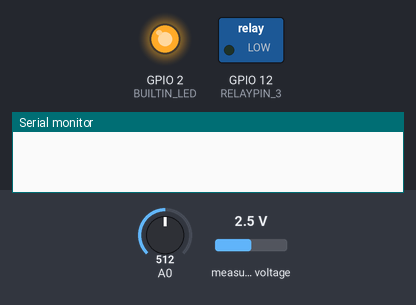
Simulated run of this program. Board: ESP8266 (NodeMCU). Shown: switched loads named in the program (green lamp = pin HIGH), output pins drawn as LEDs (lit = HIGH, except the on-board LED, lit = LOW), the last lines printed to the serial monitor. The test bench sets the inputs (shaded band); at power-on: A0 = 512, measured voltage 2.5 V. WiFi joins after 1.5 s; servers stay silent unless stated.

Above: at 0.0 s.
At 1.1 s:
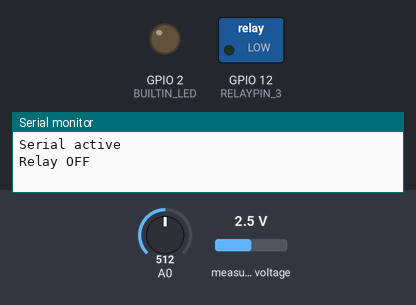
At 4.7 s:
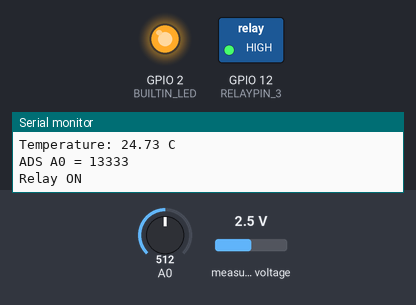
Timing chart, 0 to 6.2 s (numbered marks = the images above):
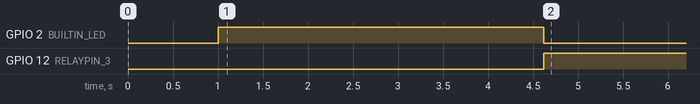

Measured:
- by itself, GPIO 2 (BUILTIN_LED): HIGH → LOW at 4.6 s
- by itself, GPIO 12 (RELAYPIN_3): LOW → HIGH at 4.6 s

The program:

main.cpp
```cpp
/*************************************************************
Oliver  - 20211008

ESP8266 - Temperature Controller

takes temperature with NTC sensor and switches a relay.
Shows temperature in C and F and relay state

Ver.2110131800
************************************************************/

// - REQUIRED LIBRARIES--------------------------------------------------------
#include <Arduino.h>
#include <ESP8266WiFi.h>
#include <Hash.h>
#include <ESPAsyncTCP.h>
#include <ESPAsyncWebServer.h>
#include <AsyncElegantOTA.h>
#include <webpage.h> // contains the HTML code for our webpage
#include "thermistor.h"
#include "ADS1X15.h"
ADS1115 ADS(0x48); // ADS1115 physiquement défini à l'adresse 0x48

// - DEBUG --------------------------------------------------------------------
#define DEBUG // uncomment this for DEBUG output

// - CONSTANTS ----------------------------------------------------------------
#define HighTemp 19 // 18
#define LowTemp 17  // 17

const char *optTemp = "C"; // C = *Celsius (°C), F = Fahrenheit (°F)

#define compMinRun 120     // 120sec/2 min
#define compMaxRun 3600    // 3600sec/60 min
#define compMinOffTime 600 // 600sec/10 min

// Replace with your wifi credentials
const char *ssid = "xxxxxxxxxxxx";
const char *password = "xxxxxxxxxx";

// - PINS ---------------------------------------------------------------------
#ifndef DEBUG
#define BUILTIN_LED 5
#else
#define BUILTIN_LED 2
#endif
#define RELAYPIN_1 14 // D5 //GPIO14
#define RELAYPIN_2 16 // D0 //GPIO16
#define RELAYPIN_3 12 // D6 //GPIO12
#define RELAYPIN_4 13 // D7 //GPIO13

// - Variables ----------------------------------------------------------------
Thermistor *thermistor;
float currentTemp;

int16_t tension_A0; // ADS1X15 read A0

// compessor & temperature values
int restTime = 0;
int coolTime = 0;
boolean compessorRun = false;

// Timer variables
unsigned long lastTime = 0;
unsigned long timerDelay = 1000; // update frequency in ms

extern const char index_html[];

String RelayStateW = "OFF";

// Create AsyncWebServer object on port 80
AsyncWebServer server(80);

void (*resetFunc)(void) = 0; // declare reset fuction at address 0 ------------

void setRelayState(int relayName = RELAYPIN_3, uint8_t relayState = LOW) // --
{
  digitalWrite(relayName, relayState);

  if (relayState == HIGH)
  {
    digitalWrite(BUILTIN_LED, LOW);
    RelayStateW = "ON";
#ifdef DEBUG
    Serial.println("Relay ON");
#endif
  }
  else
  {
    digitalWrite(BUILTIN_LED, HIGH);
    RelayStateW = "OFF";
#ifdef DEBUG
    Serial.println("Relay OFF");
#endif
  }
  delay(1000);
}

void readTemperature() // -----------------------------------------------------
{
  if (optTemp == "C")
  {
    double tempC = thermistor->readTempC();
    currentTemp = tempC;
  }
  if (optTemp == "F")
  {
    double tempF = thermistor->readTempF();
    currentTemp = tempF;
  }

#ifdef DEBUG
  Serial.print("Temperature: ");
  Serial.println(String(currentTemp) + " " + String(optTemp));
#endif
}

// Replaces placeholder with DS18B20 values
String processor(const String &var) // ----------------------------------------
{
  if (var == "TEMPERATUREW")
  {
    return String(currentTemp);
  }
  if (var == "OPTTEMP")
  {
    return optTemp;
  }
  if (var == "DEVICENAME")
  {
    return "CoolBOX";
  }
  if (var == "RELAYSTATE")
  {
    return RelayStateW;
  }
  return String();
}

// Connect to WiFi network
void setup_wifi() // ----------------------------------------------------------
{
#ifdef DEBUG
  Serial.print("\nConnecting to ");
  Serial.println(ssid);
#endif

  WiFi.begin(ssid, password); // Connect to network

  while (WiFi.status() != WL_CONNECTED)
  { // Wait for connection
    delay(500);
#ifdef DEBUG
    Serial.print(".");
#endif
  }
#ifdef DEBUG
  Serial.println();
  Serial.println("WiFi connected");
  Serial.print("IP address: ");
  Serial.println(WiFi.localIP());
#endif
}

void setup() // ---------------------------------------------------------------
{
#ifdef DEBUG
  Serial.begin(115200); // Serial port for debugging purposes
  delay(1000);          // wait a bit to get Serial Port ready
  Serial.println("Serial active");
#endif
  // pinMode(RELAYPIN_1, OUTPUT);
  // pinMode(RELAYPIN_2, OUTPUT);
  pinMode(RELAYPIN_3, OUTPUT);
  // pinMode(RELAYPIN_4, OUTPUT);
  pinMode(BUILTIN_LED, OUTPUT); // Initialize the BUILTIN_LED pin as an output, it is acive low
  // digitalWrite(BUILTIN_LED, HIGH); // Turn the LED off
  setRelayState(RELAYPIN_3, LOW);

  // compessorRun = false;

  // thermistor = new Thermistor(A0, 3.3, 3.3, 1023, 10000, 10000, 25, 3950, 5, 20); // Sensor settings
  // thermistor = new Thermistor(A0, 1.65, 1.0, 1023, 10000, 10000, 25, 3950, 5, 20);
  // thermistor = new Thermistor(A0, 1.0, 1.0, 1023, 10000, 10000, 25, 3950, 5, 20);
  thermistor = new Thermistor(A0, 1.6, 1.0, 1023, 10000, 10000, 25, 3950, 20, 5);

  setup_wifi(); // Connect to network

  // Route for root / web page
  server.on("/", HTTP_GET, [](AsyncWebServerRequest *request)
            { request->send_P(200, "text/html", index_html, processor); });
  server.on("/json", HTTP_GET, [](AsyncWebServerRequest *request)
            { request->send_P(200, "application/json; charset=UTF-8", json_response, processor); });
  server.on("/reset", HTTP_GET, [](AsyncWebServerRequest *request)
            { resetFunc(); });

  AsyncElegantOTA.begin(&server); // Start ElegantOTA
  DefaultHeaders::Instance().addHeader("Access-Control-Allow-Origin", "*");
  server.begin(); // Start server

  restTime = (millis() - (compMinOffTime * 1000));
  coolTime = 0;
  delay(1000);

  // ADS1X15 setup
  ADS.begin();    // create ADS instanz
  ADS.setGain(0); // ± 6.144 volt (par défaut). À noter que le gain réel ici sera de « 2/3 », et non zéro, comme le laisse croire ce paramètre !
  // ADS.setGain(1);	// ± 4.096 volt
  // ADS.setGain(2);	// ± 2.048 volt
  // ADS.setGain(4);	// ± 1.024 volt
  // ADS.setGain(8);	// ± 0.512 volt
  // ADS.setGain(16);	// ± 0.256 volt
  ADS.setMode(1);     // 0 = CONTINUOUS, 1 = SINGLE (default)
  ADS.setDataRate(7); // avec vitesse de mesure, allant de 0 à 7 (7 étant le max, soit 860 échantillons par seconde)
  ADS.readADC(0);     // Et on fait une lecture à vide, pour envoyer tous ces paramètres

} // end setup

// Run checks -----------------------------------------------------------------
boolean tooWarm() { return (currentTemp >= HighTemp); }
boolean tooCold() { return (currentTemp <= LowTemp); }
boolean restLongEnough() { return ((millis() - restTime) >= (compMinOffTime * 1000)); }
boolean onLongEnough() { return ((millis() - coolTime) >= (compMinRun * 1000)); }
boolean onTooLong() { return ((millis() - coolTime) >= (compMaxRun * 1000)); }

void loop() // ----------------------------------------------------------------
{
  while (1)
  {
    if ((millis() - lastTime) > timerDelay)
    {

      lastTime = millis();
      readTemperature();

      // ADS1X15
      // Demande de mesure de tensions à l'ADC (résultats entre -32768 et +32767)
      tension_A0 = ADS.readADC(0); // Mesure at ADS channel A0, store the reading
#ifdef DEBUG
      Serial.print("ADS A0 = "); // print the reading
      Serial.println(tension_A0);
#endif

      if (compessorRun == false)
      {
        if (tooWarm() && restLongEnough()) // switch compressor on
        {
          compessorRun = true;
          setRelayState(RELAYPIN_3, HIGH);
          coolTime = millis();
        }
      }
      else
      {
        if (onTooLong() || (onLongEnough() && tooCold())) // switch compressor off
        {
          compessorRun = false;
          setRelayState(RELAYPIN_3, LOW);
          restTime = millis();
        }
      }
    }
    // AsyncElegantOTA.loop();
    yield(); // to reset WDT of ESP8266
  }          // end while
} // end loop
```

Source omitted: webpage.h (23097 bytes)
